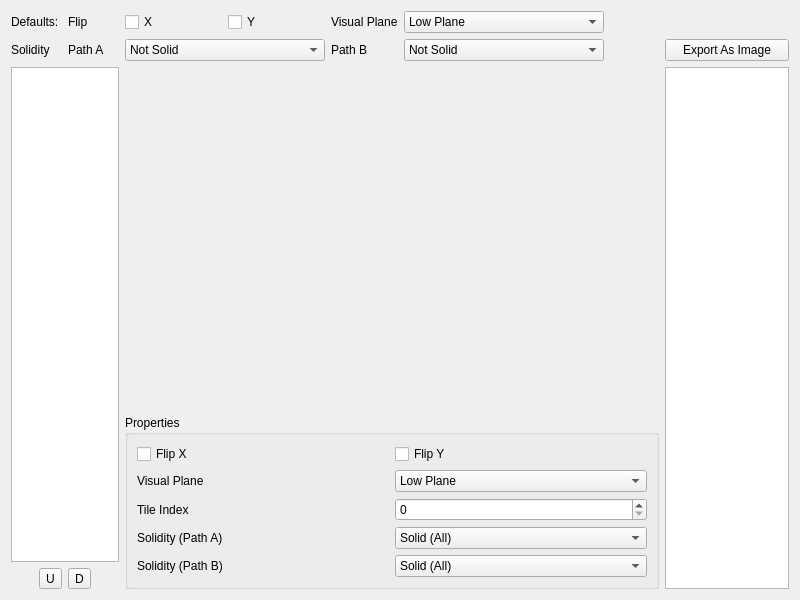
<?xml version="1.0" encoding="UTF-8"?>
<ui version="4.0">
 <class>ChunkEditor</class>
 <widget class="QWidget" name="ChunkEditor">
  <property name="geometry">
   <rect>
    <x>0</x>
    <y>0</y>
    <width>800</width>
    <height>600</height>
   </rect>
  </property>
  <property name="windowTitle">
   <string>Form</string>
  </property>
  <layout class="QGridLayout" name="gridLayout">
   <item row="1" column="5">
    <widget class="QComboBox" name="defSolidB">
     <property name="currentIndex">
      <number>3</number>
     </property>
     <item>
      <property name="text">
       <string>Solid (All)</string>
      </property>
     </item>
     <item>
      <property name="text">
       <string>Solid (Top Only, Grippable)</string>
      </property>
     </item>
     <item>
      <property name="text">
       <string>Solid (All Except Top)</string>
      </property>
     </item>
     <item>
      <property name="text">
       <string>Not Solid</string>
      </property>
     </item>
     <item>
      <property name="text">
       <string>Solid (Top Only, Not Grippable)</string>
      </property>
     </item>
    </widget>
   </item>
   <item row="1" column="11">
    <widget class="QPushButton" name="exportImg">
     <property name="text">
      <string>Export As Image</string>
     </property>
    </widget>
   </item>
   <item row="0" column="1">
    <widget class="QLabel" name="label_9">
     <property name="text">
      <string>Flip</string>
     </property>
    </widget>
   </item>
   <item row="3" column="2" rowspan="3" colspan="9">
    <widget class="QGroupBox" name="groupBox">
     <property name="sizePolicy">
      <sizepolicy hsizetype="Preferred" vsizetype="Minimum">
       <horstretch>0</horstretch>
       <verstretch>0</verstretch>
      </sizepolicy>
     </property>
     <property name="maximumSize">
      <size>
       <width>16777215</width>
       <height>16777215</height>
      </size>
     </property>
     <property name="title">
      <string>Properties</string>
     </property>
     <layout class="QGridLayout" name="gridLayout_2">
      <item row="4" column="0">
       <widget class="QLabel" name="label_4">
        <property name="text">
         <string>Solidity (Path B)</string>
        </property>
       </widget>
      </item>
      <item row="3" column="1">
       <widget class="QComboBox" name="solidityA">
        <item>
         <property name="text">
          <string>Solid (All)</string>
         </property>
        </item>
        <item>
         <property name="text">
          <string>Solid (Top Only, Grippable)</string>
         </property>
        </item>
        <item>
         <property name="text">
          <string>Solid (All Except Top)</string>
         </property>
        </item>
        <item>
         <property name="text">
          <string>Not Solid</string>
         </property>
        </item>
        <item>
         <property name="text">
          <string>Solid (Top Only, Not Grippable)</string>
         </property>
        </item>
       </widget>
      </item>
      <item row="3" column="0">
       <widget class="QLabel" name="label">
        <property name="text">
         <string>Solidity (Path A)</string>
        </property>
       </widget>
      </item>
      <item row="2" column="0">
       <widget class="QLabel" name="label_3">
        <property name="text">
         <string>Tile Index</string>
        </property>
       </widget>
      </item>
      <item row="1" column="1">
       <widget class="QComboBox" name="visualPlane">
        <item>
         <property name="text">
          <string>Low Plane</string>
         </property>
        </item>
        <item>
         <property name="text">
          <string>High Plane</string>
         </property>
        </item>
       </widget>
      </item>
      <item row="0" column="1">
       <widget class="QCheckBox" name="flipY">
        <property name="text">
         <string>Flip Y</string>
        </property>
       </widget>
      </item>
      <item row="2" column="1">
       <widget class="QSpinBox" name="tileIndex">
        <property name="maximum">
         <number>2047</number>
        </property>
       </widget>
      </item>
      <item row="0" column="0">
       <widget class="QCheckBox" name="flipX">
        <property name="text">
         <string>Flip X</string>
        </property>
       </widget>
      </item>
      <item row="1" column="0">
       <widget class="QLabel" name="label_2">
        <property name="text">
         <string>Visual Plane</string>
        </property>
       </widget>
      </item>
      <item row="4" column="1">
       <widget class="QComboBox" name="solidityB">
        <item>
         <property name="text">
          <string>Solid (All)</string>
         </property>
        </item>
        <item>
         <property name="text">
          <string>Solid (Top Only, Grippable)</string>
         </property>
        </item>
        <item>
         <property name="text">
          <string>Solid (All Except Top)</string>
         </property>
        </item>
        <item>
         <property name="text">
          <string>Not Solid</string>
         </property>
        </item>
        <item>
         <property name="text">
          <string>Solid (Top Only, Not Grippable)</string>
         </property>
        </item>
       </widget>
      </item>
     </layout>
    </widget>
   </item>
   <item row="0" column="10">
    <spacer name="horizontalSpacer">
     <property name="orientation">
      <enum>Qt::Horizontal</enum>
     </property>
     <property name="sizeHint" stdset="0">
      <size>
       <width>40</width>
       <height>20</height>
      </size>
     </property>
    </spacer>
   </item>
   <item row="0" column="4">
    <widget class="QLabel" name="label_6">
     <property name="text">
      <string>Visual Plane</string>
     </property>
    </widget>
   </item>
   <item row="1" column="2" colspan="2">
    <widget class="QComboBox" name="defSolidA">
     <property name="currentIndex">
      <number>3</number>
     </property>
     <item>
      <property name="text">
       <string>Solid (All)</string>
      </property>
     </item>
     <item>
      <property name="text">
       <string>Solid (Top Only, Grippable)</string>
      </property>
     </item>
     <item>
      <property name="text">
       <string>Solid (All Except Top)</string>
      </property>
     </item>
     <item>
      <property name="text">
       <string>Not Solid</string>
      </property>
     </item>
     <item>
      <property name="text">
       <string>Solid (Top Only, Not Grippable)</string>
      </property>
     </item>
    </widget>
   </item>
   <item row="0" column="0">
    <widget class="QLabel" name="label_5">
     <property name="text">
      <string>Defaults:</string>
     </property>
    </widget>
   </item>
   <item row="2" column="11" rowspan="4">
    <widget class="QListWidget" name="tileList">
     <property name="maximumSize">
      <size>
       <width>140</width>
       <height>16777215</height>
      </size>
     </property>
     <property name="viewMode">
      <enum>QListView::IconMode</enum>
     </property>
    </widget>
   </item>
   <item row="1" column="1">
    <widget class="QLabel" name="label_7">
     <property name="text">
      <string>Path A</string>
     </property>
    </widget>
   </item>
   <item row="0" column="2">
    <widget class="QCheckBox" name="defFlipX">
     <property name="text">
      <string>X</string>
     </property>
    </widget>
   </item>
   <item row="0" column="5">
    <widget class="QComboBox" name="defVisPlane">
     <item>
      <property name="text">
       <string>Low Plane</string>
      </property>
     </item>
     <item>
      <property name="text">
       <string>High Plane</string>
      </property>
     </item>
    </widget>
   </item>
   <item row="1" column="0">
    <widget class="QLabel" name="label_10">
     <property name="text">
      <string>Solidity</string>
     </property>
    </widget>
   </item>
   <item row="2" column="2" colspan="9">
    <widget class="QFrame" name="viewerFrame">
     <property name="sizePolicy">
      <sizepolicy hsizetype="Ignored" vsizetype="Expanding">
       <horstretch>0</horstretch>
       <verstretch>0</verstretch>
      </sizepolicy>
     </property>
     <property name="minimumSize">
      <size>
       <width>0</width>
       <height>0</height>
      </size>
     </property>
     <property name="maximumSize">
      <size>
       <width>16777215</width>
       <height>16777215</height>
      </size>
     </property>
     <layout class="QGridLayout" name="gridLayout_3"/>
    </widget>
   </item>
   <item row="1" column="4">
    <widget class="QLabel" name="label_8">
     <property name="text">
      <string>Path B</string>
     </property>
    </widget>
   </item>
   <item row="0" column="3">
    <widget class="QCheckBox" name="defFlipY">
     <property name="text">
      <string>Y</string>
     </property>
    </widget>
   </item>
   <item row="5" column="0" colspan="2">
    <layout class="QGridLayout" name="gridLayout_4">
     <item row="0" column="2">
      <widget class="QToolButton" name="downChunk">
       <property name="text">
        <string>D</string>
       </property>
       <property name="icon">
        <iconset resource="../../resources.qrc">
         <normaloff>:/icons/ic_arrow_downward_48px.svg</normaloff>:/icons/ic_arrow_downward_48px.svg</iconset>
       </property>
      </widget>
     </item>
     <item row="0" column="0">
      <spacer name="horizontalSpacer_2">
       <property name="orientation">
        <enum>Qt::Horizontal</enum>
       </property>
       <property name="sizeHint" stdset="0">
        <size>
         <width>40</width>
         <height>20</height>
        </size>
       </property>
      </spacer>
     </item>
     <item row="0" column="3">
      <spacer name="horizontalSpacer_3">
       <property name="orientation">
        <enum>Qt::Horizontal</enum>
       </property>
       <property name="sizeHint" stdset="0">
        <size>
         <width>40</width>
         <height>20</height>
        </size>
       </property>
      </spacer>
     </item>
     <item row="0" column="1">
      <widget class="QToolButton" name="upChunk">
       <property name="text">
        <string>U</string>
       </property>
       <property name="icon">
        <iconset resource="../../resources.qrc">
         <normaloff>:/icons/ic_arrow_upward_48px.svg</normaloff>:/icons/ic_arrow_upward_48px.svg</iconset>
       </property>
      </widget>
     </item>
    </layout>
   </item>
   <item row="2" column="0" rowspan="3" colspan="2">
    <widget class="QListWidget" name="chunkList">
     <property name="minimumSize">
      <size>
       <width>0</width>
       <height>0</height>
      </size>
     </property>
     <property name="maximumSize">
      <size>
       <width>140</width>
       <height>16777215</height>
      </size>
     </property>
     <property name="viewMode">
      <enum>QListView::IconMode</enum>
     </property>
    </widget>
   </item>
  </layout>
 </widget>
 <tabstops>
  <tabstop>defFlipX</tabstop>
  <tabstop>defFlipY</tabstop>
  <tabstop>defVisPlane</tabstop>
  <tabstop>defSolidA</tabstop>
  <tabstop>defSolidB</tabstop>
  <tabstop>chunkList</tabstop>
  <tabstop>upChunk</tabstop>
  <tabstop>downChunk</tabstop>
  <tabstop>flipX</tabstop>
  <tabstop>flipY</tabstop>
  <tabstop>visualPlane</tabstop>
  <tabstop>tileIndex</tabstop>
  <tabstop>solidityA</tabstop>
  <tabstop>solidityB</tabstop>
  <tabstop>exportImg</tabstop>
  <tabstop>tileList</tabstop>
 </tabstops>
 <resources>
  <include location="../../resources.qrc"/>
 </resources>
 <connections/>
</ui>
